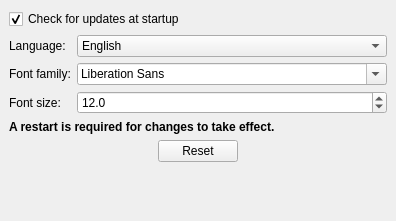
<?xml version="1.0" encoding="UTF-8"?>
<ui version="4.0">
 <class>AppSettings</class>
 <widget class="QWidget" name="AppSettings">
  <property name="geometry">
   <rect>
    <x>0</x>
    <y>0</y>
    <width>396</width>
    <height>221</height>
   </rect>
  </property>
  <property name="windowTitle">
   <string>Form</string>
  </property>
  <layout class="QVBoxLayout" name="verticalLayout">
   <property name="leftMargin">
    <number>0</number>
   </property>
   <property name="topMargin">
    <number>0</number>
   </property>
   <property name="rightMargin">
    <number>0</number>
   </property>
   <property name="bottomMargin">
    <number>0</number>
   </property>
   <item>
    <widget class="QScrollArea" name="scrollArea_2">
     <property name="sizePolicy">
      <sizepolicy hsizetype="Preferred" vsizetype="Preferred">
       <horstretch>0</horstretch>
       <verstretch>0</verstretch>
      </sizepolicy>
     </property>
     <property name="frameShape">
      <enum>QFrame::NoFrame</enum>
     </property>
     <property name="frameShadow">
      <enum>QFrame::Plain</enum>
     </property>
     <property name="widgetResizable">
      <bool>true</bool>
     </property>
     <widget class="QWidget" name="scrollAreaWidgetContents_2">
      <property name="geometry">
       <rect>
        <x>0</x>
        <y>0</y>
        <width>382</width>
        <height>269</height>
       </rect>
      </property>
      <layout class="QVBoxLayout" name="verticalLayout_5">
       <item>
        <widget class="QCheckBox" name="updateCheckAtStart">
         <property name="sizePolicy">
          <sizepolicy hsizetype="Preferred" vsizetype="Preferred">
           <horstretch>0</horstretch>
           <verstretch>0</verstretch>
          </sizepolicy>
         </property>
         <property name="maximumSize">
          <size>
           <width>16777215</width>
           <height>16777215</height>
          </size>
         </property>
         <property name="text">
          <string>Check for updates at startup</string>
         </property>
         <property name="checked">
          <bool>true</bool>
         </property>
        </widget>
       </item>
       <item>
        <widget class="QWidget" name="widget_2" native="true">
         <property name="sizePolicy">
          <sizepolicy hsizetype="Preferred" vsizetype="Preferred">
           <horstretch>0</horstretch>
           <verstretch>0</verstretch>
          </sizepolicy>
         </property>
         <layout class="QFormLayout" name="formLayout_2">
          <property name="rowWrapPolicy">
           <enum>QFormLayout::WrapLongRows</enum>
          </property>
          <property name="labelAlignment">
           <set>Qt::AlignLeading|Qt::AlignLeft|Qt::AlignVCenter</set>
          </property>
          <property name="formAlignment">
           <set>Qt::AlignCenter</set>
          </property>
          <property name="leftMargin">
           <number>0</number>
          </property>
          <property name="topMargin">
           <number>0</number>
          </property>
          <property name="rightMargin">
           <number>0</number>
          </property>
          <property name="bottomMargin">
           <number>0</number>
          </property>
          <item row="0" column="0">
           <widget class="QLabel" name="label_10">
            <property name="text">
             <string>Language:</string>
            </property>
           </widget>
          </item>
          <item row="0" column="1">
           <widget class="QComboBox" name="languageComboBox">
            <property name="sizePolicy">
             <sizepolicy hsizetype="Preferred" vsizetype="Fixed">
              <horstretch>0</horstretch>
              <verstretch>0</verstretch>
             </sizepolicy>
            </property>
            <property name="maximumSize">
             <size>
              <width>16777215</width>
              <height>16777215</height>
             </size>
            </property>
            <property name="currentText">
             <string notr="true">English</string>
            </property>
            <property name="currentIndex">
             <number>0</number>
            </property>
            <item>
             <property name="text">
              <string>English</string>
             </property>
            </item>
            <item>
             <property name="text">
              <string>Français</string>
             </property>
            </item>
            <item>
             <property name="text">
              <string>Deutsche</string>
             </property>
            </item>
           </widget>
          </item>
          <item row="1" column="0">
           <widget class="QLabel" name="label_12">
            <property name="text">
             <string>Font family:</string>
            </property>
           </widget>
          </item>
          <item row="1" column="1">
           <widget class="QFontComboBox" name="appFontFamily">
            <property name="sizePolicy">
             <sizepolicy hsizetype="Preferred" vsizetype="Preferred">
              <horstretch>0</horstretch>
              <verstretch>0</verstretch>
             </sizepolicy>
            </property>
            <property name="minimumSize">
             <size>
              <width>0</width>
              <height>0</height>
             </size>
            </property>
            <property name="maximumSize">
             <size>
              <width>16777215</width>
              <height>16777215</height>
             </size>
            </property>
            <property name="sizeAdjustPolicy">
             <enum>QComboBox::AdjustToMinimumContentsLength</enum>
            </property>
           </widget>
          </item>
          <item row="2" column="0">
           <widget class="QLabel" name="label_13">
            <property name="text">
             <string>Font size:</string>
            </property>
           </widget>
          </item>
          <item row="2" column="1">
           <widget class="QDoubleSpinBox" name="appFontSize">
            <property name="sizePolicy">
             <sizepolicy hsizetype="Preferred" vsizetype="Fixed">
              <horstretch>0</horstretch>
              <verstretch>0</verstretch>
             </sizepolicy>
            </property>
            <property name="maximumSize">
             <size>
              <width>16777215</width>
              <height>25</height>
             </size>
            </property>
            <property name="decimals">
             <number>1</number>
            </property>
            <property name="minimum">
             <double>8.000000000000000</double>
            </property>
            <property name="maximum">
             <double>25.000000000000000</double>
            </property>
            <property name="singleStep">
             <double>0.500000000000000</double>
            </property>
            <property name="value">
             <double>12.000000000000000</double>
            </property>
           </widget>
          </item>
         </layout>
        </widget>
       </item>
       <item>
        <widget class="QLabel" name="restartRequiredLabel">
         <property name="text">
          <string>&lt;html&gt;&lt;head/&gt;&lt;body&gt;&lt;p&gt;&lt;span style=&quot; font-weight:600;&quot;&gt;A restart is required for changes to take effect.&lt;/span&gt;&lt;/p&gt;&lt;/body&gt;&lt;/html&gt;</string>
         </property>
        </widget>
       </item>
       <item>
        <widget class="QWidget" name="widget_3" native="true">
         <property name="sizePolicy">
          <sizepolicy hsizetype="Preferred" vsizetype="Fixed">
           <horstretch>0</horstretch>
           <verstretch>0</verstretch>
          </sizepolicy>
         </property>
         <layout class="QHBoxLayout" name="horizontalLayout">
          <property name="leftMargin">
           <number>0</number>
          </property>
          <property name="topMargin">
           <number>0</number>
          </property>
          <property name="rightMargin">
           <number>0</number>
          </property>
          <property name="bottomMargin">
           <number>0</number>
          </property>
          <item>
           <spacer name="horizontalSpacer">
            <property name="orientation">
             <enum>Qt::Horizontal</enum>
            </property>
            <property name="sizeHint" stdset="0">
             <size>
              <width>40</width>
              <height>20</height>
             </size>
            </property>
           </spacer>
          </item>
          <item>
           <widget class="QPushButton" name="reset">
            <property name="sizePolicy">
             <sizepolicy hsizetype="Preferred" vsizetype="Fixed">
              <horstretch>0</horstretch>
              <verstretch>0</verstretch>
             </sizepolicy>
            </property>
            <property name="text">
             <string>Reset</string>
            </property>
           </widget>
          </item>
          <item>
           <spacer name="horizontalSpacer_2">
            <property name="orientation">
             <enum>Qt::Horizontal</enum>
            </property>
            <property name="sizeHint" stdset="0">
             <size>
              <width>40</width>
              <height>20</height>
             </size>
            </property>
           </spacer>
          </item>
         </layout>
        </widget>
       </item>
       <item>
        <spacer name="verticalSpacer">
         <property name="orientation">
          <enum>Qt::Vertical</enum>
         </property>
         <property name="sizeHint" stdset="0">
          <size>
           <width>20</width>
           <height>40</height>
          </size>
         </property>
        </spacer>
       </item>
      </layout>
     </widget>
    </widget>
   </item>
  </layout>
 </widget>
 <resources/>
 <connections/>
</ui>
